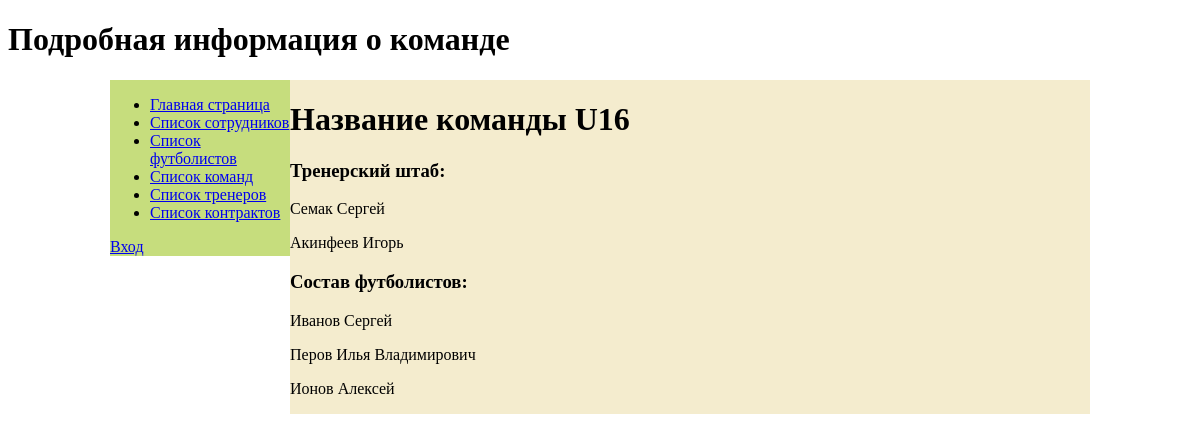
The page /teams/1 on the database its author committed.
### barsa_app/models.py (models this page shows, shortened)
class Teams(models.Model):
    title = models.CharField(max_length=20)
    footballer = models.ManyToManyField(Footballers)
    coach = models.ManyToManyField(Coach)

class Coach(models.Model):
    name = models.CharField(max_length=50)
    phone = models.CharField(max_length=11)
    age = models.IntegerField()
    date_birth = models.DateField()
    contract = models.ForeignKey(Contract, on_delete=models.SET_NULL, null=True)

class Footballers(models.Model):
    name = models.CharField(max_length=50)
    phone = models.CharField(max_length=11)
    age = models.IntegerField()
    date_birth = models.DateField()
    contract = models.ForeignKey(Contract, on_delete=models.SET_NULL, null=True)

### barsa_app/views.py (the view)
# urls.py: re_path(r'^teams/(?P<pk>\d+)$', views.TeamsDetailView.as_view(), name='teams-detail'),
class TeamsDetailView(generic.DetailView):
    model = Teams

### templates/barsa_app/teams_detail.html (shortened to what this page needs)
{% extends 'base.html' %}
{% block header %} Подробная информация о команде {% endblock header %}
{% block content %}
    <h1>Название команды {{ teams.title }} </h1>
    <h3>Тренерский штаб:</h3>
    {% for c in teams.coach.all %}
        <p>{{ c.name }}</p>
    {% endfor %}
    <h3>Состав футболистов:</h3>
    {% for f in teams.footballer.all %}
        <p>{{ f.name }}</p>
    {% endfor %}
{% endblock content %}

### rows shown on the page
Teams: title "U16"
Coach: name "Семак Сергей"
Coach: name "Акинфеев Игорь"
Footballers: name "Иванов Сергей"
Footballers: name "Перов Илья Владимирович"
Footballers: name "Ионов Алексей"
